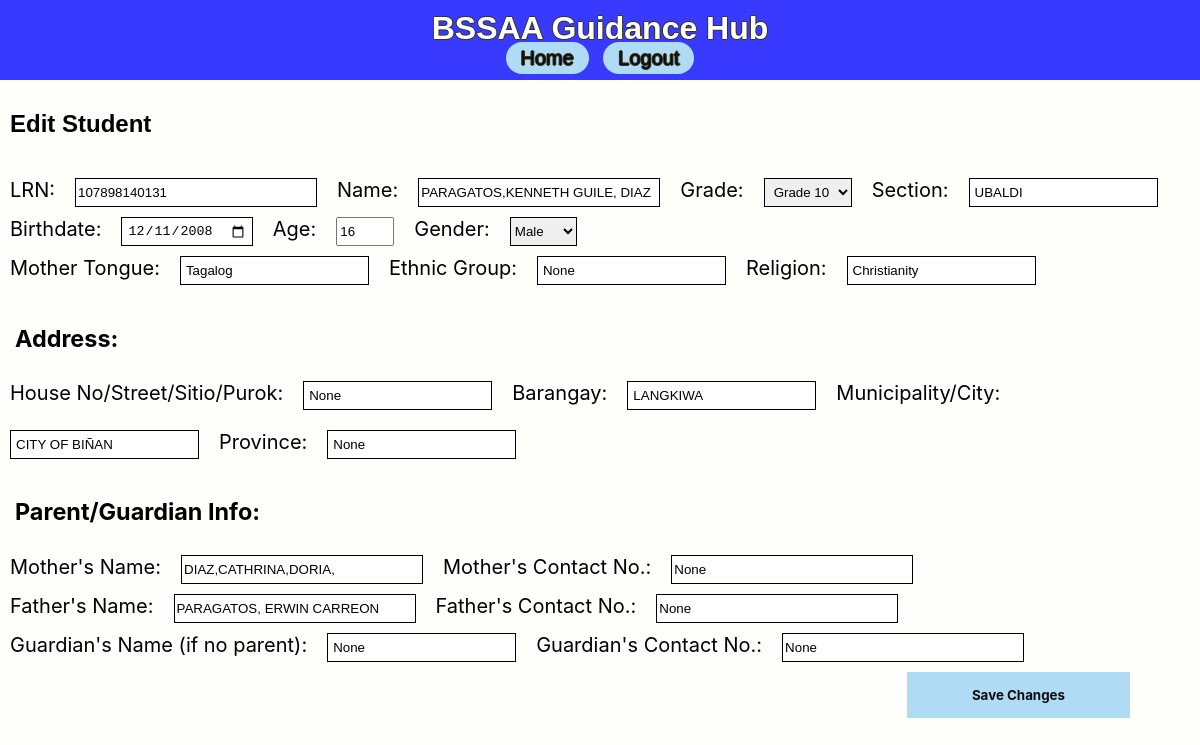
Page /edit_student/21 on the committed database.
### app/models.py (models this page shows)
class StudentRecord(db.Model):
    id = db.Column(db.Integer, primary_key=True)
    lrn = db.Column(db.String(12), nullable=True, unique=True)
    name = db.Column(db.String(100), nullable=True)
    grade = db.Column(db.String(20), nullable=True)
    section = db.Column(db.String(50), nullable=True)
    birthdate = db.Column(db.Date, nullable=True)
    age = db.Column(db.Integer, nullable=True)
    gender = db.Column(db.String(10), nullable=True)
    mother_tongue = db.Column(db.String(50), nullable=True)
    ethnic_group = db.Column(db.String(50), nullable=True)
    religion = db.Column(db.String(50), nullable=True)
    address_house_no = db.Column(db.String(100), nullable=True)
    address_barangay = db.Column(db.String(100), nullable=True)
    address_city = db.Column(db.String(100), nullable=True)
    address_province = db.Column(db.String(100), nullable=True)
    mother_name = db.Column(db.String(100), nullable=True)
    mother_contact = db.Column(db.String(15), nullable=True)
    father_name = db.Column(db.String(100), nullable=True)
    father_contact = db.Column(db.String(15), nullable=True)
    guardian_name = db.Column(db.String(100), nullable=True)
    guardian_contact = db.Column(db.String(15), nullable=True)
    reason = db.Column(db.String(200), nullable=True)
    type_of_offense = db.Column(db.String(100), nullable=True)
    date_time = db.Column(db.DateTime, default=datetime.utcnow)
    additional_info = db.Column(db.String, nullable=True)
    profile_picture = db.Column(db.String(100), nullable=True)
    offenses = db.relationship('OffenseRecord', backref='student', lazy=True)

### app/routes.py (the view, shortened to what this page needs)
@main.route('/edit_student/<int:id>', methods=['GET', 'POST'])
def edit_student(id):
    student = StudentRecord.query.get_or_404(id)
    return render_template('edit_student.html', student=student)

### app/templates/edit_student.html (shortened to what this page needs)
{% extends 'base.html' %}
{% block content %}
<h2>Edit Student</h2>
<form method="POST">
    <div class="form-section">
        <label for="lrn">LRN:</label>
        <input class="textbox-length" type="text" id="lrn" name="lrn" value="{{ student.lrn }}" pattern="\d{12}" required>
        <label for="name">Name:</label>
        <input class="textbox-length" type="text" id="name" name="name" value="{{ student.name }}" required>
        <label for="grade">Grade:</label>
        <select class="textboxsmall" id="grade" name="grade" required>
            <option value="Grade 10" {% if student.grade == 'Grade 10' %}selected{% endif %}>Grade 10</option>
        </select>
        <label for="section">Section:</label>
        <input class="textboxsmall" type="text" id="section" name="section" value="{{ student.section }}" required>
    </div>
    <div class="form-section">
        <label for="birthdate">Birthdate:</label>
        <input class="textboxsmall" type="date" id="birthdate" name="birthdate" value="{{ student.birthdate }}" required>
        <label for="age">Age:</label>
        <input class="textbox-short" type="number" id="age" name="age" value="{{ student.age }}" required>
        <label for="gender">Gender:</label>
        <select id="gender" name="gender" required>
            <option value="male" {% if student.gender == 'male' %}selected{% endif %}>Male</option>
        </select>
    </div>
    <div class="form-section">
        <label for="mother_tongue">Mother Tongue:</label>
        <input class="textboxsmall" type="text" id="mother_tongue" name="mother_tongue" value="{{ student.mother_tongue }}" required>
        <label for="ethnic_group">Ethnic Group:</label>
        <input class="textboxsmall" type="text" id="ethnic_group" name="ethnic_group" value="{{ student.ethnic_group }}">
        <label for="religion">Religion:</label>
        <input class="textboxsmall" type="text" id="religion" name="religion" value="{{ student.religion }}" required>
    </div>
    <h3>Address:</h3>
    <div class="form-section">
        <label for="address_house_no">House No/Street/Sitio/Purok:</label>
        <input class="textboxsmall" type="text" id="address_house_no" name="address_house_no" value="{{ student.address_house_no }}" required>
        <label for="address_barangay">Barangay:</label>
        <input class="textboxsmall" type="text" id="address_barangay" name="address_barangay" value="{{ student.address_barangay }}" required>
        <label for="address_city">Municipality/City:</label>
        <input class="textboxsmall" type="text" id="address_city" name="address_city" value="{{ student.address_city }}" required>
        <label for="address_province">Province:</label>
        <input class="textboxsmall" type="text" id="address_province" name="address_province" value="{{ student.address_province }}" required>
    </div>
    <h3>Parent/Guardian Info:</h3>
    <div class="form-section1">
        <div class="form-section">
            <label for="mother_name">Mother's Name:</label>
            <input class="textbox-length" type="text" id="mother_name" name="mother_name" value="{{ student.mother_name }}" required>
            <label for="mother_contact">Mother's Contact No.:</label>
            <input class="textbox-length" type="text" id="mother_contact" name="mother_contact" value="{{ student.mother_contact }}" pattern="\d{11}">
        </div>
        <div class="form-section">
            <label for="father_name">Father's Name:</label>
            <input class="textbox-length" type="text" id="father_name" name="father_name" value="{{ student.father_name }}" required>
            <label for="father_contact">Father's Contact No.:</label>
            <input class="textbox-length" type="text" id="father_contact" name="father_contact" value="{{ student.father_contact }}" pattern="\d{11}">
        </div>
        <div class="form-section">
            <label for="guardian_name">Guardian's Name (if no parent):</label>
            <input class="textboxsmall" type="text" id="guardian_name" name="guardian_name" value="{{ student.guardian_name }}">
            <label for="guardian_contact">Guardian's Contact No.:</label>
            <input class="textbox-length" type="text" id="guardian_contact" name="guardian_contact" value="{{ student.guardian_contact }}" pattern="\d{11}">
        </div>
    </div>
    <button type="submit">Save Changes</button>
</form>
{% endblock %}

### app/static/css/styles.css (style rules this page uses)
body { font-family: Arial, Helvetica, sans-serif; margin: 0; padding: 0; background-color: #f4f4f4; display: flex; flex-direction: column; min-height: 100vh; background-color: #FEFEFA; height: 100%; }
h2 { padding: 10px; }
label { display: block; margin-bottom: 5px; }
form { font-family: ROBOTO-VARIABLE-FONT, -apple-system, BlinkMacSystemFont, "Segoe UI", Roboto, "Helvetica Neue"; padding: 10px; font-size: 20px; }
button[type="submit"] { font-family: ROBOTO-VARIABLE-FONT, -apple-system, BlinkMacSystemFont, "Segoe UI", Roboto, "Helvetica Neue"; font-weight: bold; background-color: #b0dbf5; color: #0e0e0e; border: none; padding: 15px 65px; position: absolute; right: 70px; cursor: pointer; }
input[type="text"], input[type="date"], input[type="time"], select { border: 1px solid #000000; }
.textboxsmall { padding: 5px; }
.textbox-length { width: 20%; }
.textbox-short { width: 50px; }
.form-section { display: flex; flex-wrap: wrap; gap: 20px; padding-bottom: 10px; }
h3 { padding: 5px; }

### rows in the picture
StudentRecord: lrn "107898140131", name "PARAGATOS,KENNETH GUILE, DIAZ", section "UBALDI", birthdate "12/11/2008", age "16", mother_tongue "Tagalog", ethnic_group "None", religion "Christianity", address_house_no "None", address_barangay "LANGKIWA", address_city "CITY OF BIÑAN", address_province "None", mother_name "DIAZ,CATHRINA,DORIA,", mother_contact "None", father_name "PARAGATOS, ERWIN CARREON", father_contact "None", guardian_name "None", guardian_contact "None"
